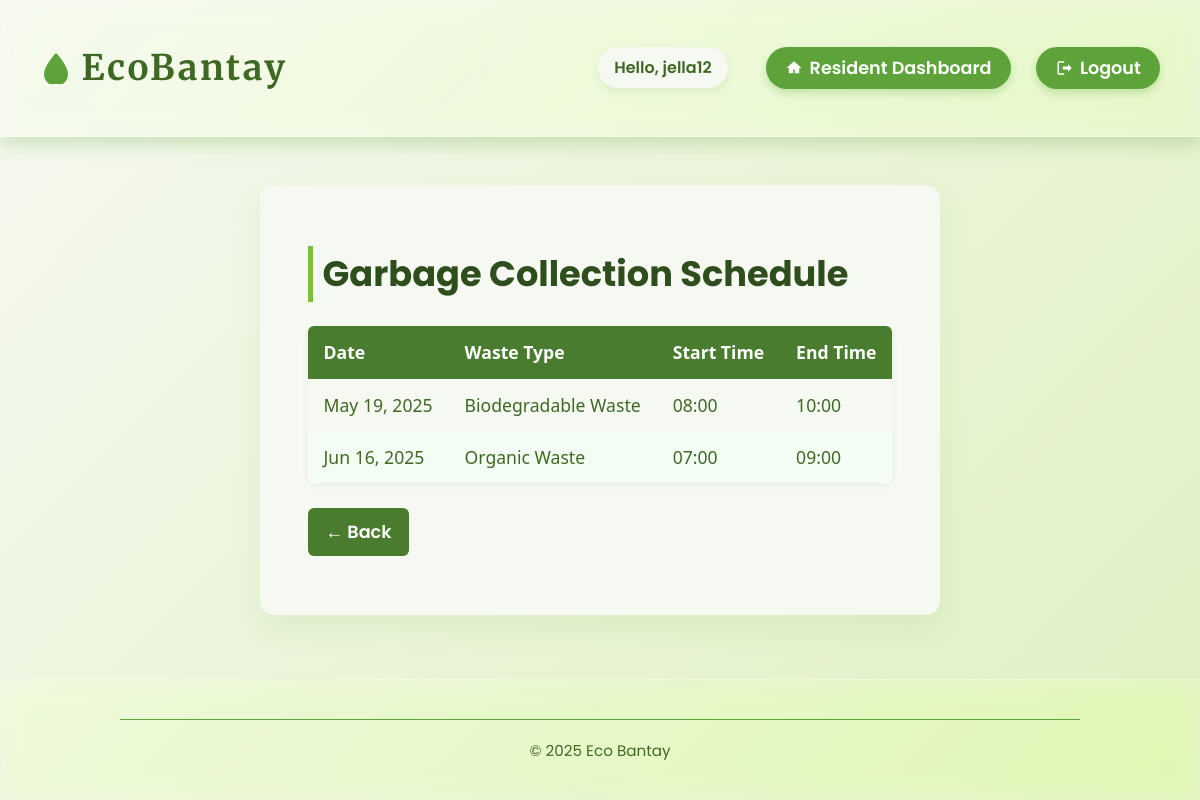
The app's page /schedules/ (signed in) with its own data.
### core/models.py (models this page shows, shortened)
class Schedule(models.Model):
    date = models.DateField()
    waste_type = models.CharField(max_length=100)
    start_time = models.TimeField(default="08:00:00")
    end_time = models.TimeField()

### core/views.py (the view)
# urls.py: path('schedules/', views.schedules, name='schedules'),
@login_required
def schedules(request):
    schedules = Schedule.objects.all().order_by('date')
    return render(request, 'core/schedules.html', {'schedules': schedules})

### core/templates/core/schedules.html (shortened to what this page needs)
{% extends "core/base.html" %}
{% block content %}
<h2>Garbage Collection Schedule</h2>
{% if schedules %}
    <table class="schedule-table">
        <thead>
            <tr>
                <th>Date</th>
                <th>Waste Type</th>
                <th>Start Time</th>
                <th>End Time</th>
            </tr>
        </thead>
        <tbody>
            {% for schedule in schedules %}
            <tr>
                <td>{{ schedule.date|date:"M d, Y" }}</td>
                <td>{{ schedule.waste_type }}</td>
                <td>{{ schedule.start_time|time:"H:i" }}</td>
                <td>{{ schedule.end_time|time:"H:i" }}</td>
            </tr>
            {% endfor %}
        </tbody>
    </table>
{% else %}
    <p class="text-muted">No garbage collection schedules available at the moment.</p>
{% endif %}
<a href="javascript:history.back()" class="btn-back">← Back</a>
{% endblock %}

### core/templates/core/base.html (shortened to what this page needs)
{% load static %}
<!DOCTYPE html>
<html lang="en">
<head>
  <link rel="stylesheet" href="{% static 'core/styles.css' %}">
</head>
<body>
  <header>
    <h1>
      <a href="{% url 'home' %}" aria-label="EcoBantay Home">
        <svg aria-hidden="true" focusable="false" viewBox="0 0 64 64" xmlns="http://www.w3.org/2000/svg">
          <path d="M32 2C21 13 8 32 8 44a24 24 0 0 0 48 0c0-12-13-31-24-42z" />
        </svg>
        EcoBantay
      </a>
    </h1>
    <nav>
      {% if user.is_authenticated %}
        <span class="greeting">Hello, {{ user.username }}</span>
        {% if user.is_superuser %}
          <a href="{% url 'admin_dashboard' %}" title="Admin Dashboard">
            <svg viewBox="0 0 24 24"><path d="M12 2L2 7v13h20V7z" /></svg>
            Admin Dashboard
          </a>
        {% else %}
          <a href="{% url 'resident_dashboard' %}" title="Resident Dashboard">
            <svg viewBox="0 0 24 24"><path d="M12 3L2 12h3v7h6v-5h2v5h6v-7h3z"/></svg>
            Resident Dashboard
          </a>
        {% endif %}
        <a href="{% url 'logout' %}" title="Logout">
          <svg viewBox="0 0 24 24"><path d="M16 17l5-5-5-5v3H9v4h7zM4 19v-14h7v-2H4a2 2 0 0 0-2 2v14a2 2 0 0 0 2 2h7v-2z"/></svg>
          Logout
        </a>
      {% endif %}
    </nav>
  </header>
  <main>
    {% block content %}{% endblock %}
  </main>
  <footer>
    <hr />
    <p>© 2025 Eco Bantay</p>
  </footer>
</body>
</html>

### core/templates/core/base.html (style rules this page uses)
:root { --green-dark: #3f6825; --green-mid: #5ea33a; --green-light: #a7d129; --cream-light: #f6f9f1; --text-dark: #254010; --shadow-color: rgba(94, 163, 58, 0.25); --glass-bg: rgba(255 255 255 / 0.2); --glass-border: rgba(255 255 255 / 0.3); }
*, *::before, *::after { box-sizing: border-box; }
body { margin: 0; font-family: 'Poppins', sans-serif; background: url('https://www.transparenttextures.com/patterns/leafy-green.png') repeat, linear-gradient(135deg, var(--cream-light), #dff0c1); color: var(--text-dark); min-height: 100vh; display: flex; flex-direction: column; -webkit-font-smoothing: antialiased; -moz-osx-font-smoothing: grayscale; scroll-behavior: smooth; }
body::before { content: ""; position: fixed; top: 20%; left: 5%; width: 150px; height: 150px; background: url('https://upload.wikimedia.org/wikipedia/commons/4/43/Leaf_icon.svg') no-repeat center/contain; opacity: 0.08; animation: floatLeaf 15s ease-in-out infinite; pointer-events: none; z-index: 0; }
header { background: var(--glass-bg); backdrop-filter: saturate(180%) blur(12px); -webkit-backdrop-filter: saturate(180%) blur(12px); border-bottom: 1px solid var(--glass-border); box-shadow: 0 8px 16px var(--shadow-color); padding: 1.5rem 2.5rem; display: flex; justify-content: space-between; align-items: center; position: sticky; top: 0; z-index: 1000; }
header h1 a { display: flex; align-items: center; color: var(--green-dark); font-family: 'Merriweather', serif; font-weight: 700; font-size: 2.2rem; letter-spacing: 2.5px; text-decoration: none; user-select: none; transition: color 0.3s ease; }
header h1 a svg { margin-right: 0.6rem; width: 32px; height: 32px; fill: var(--green-mid); transition: fill 0.3s ease; }
nav { display: flex; align-items: center; gap: 1.6rem; font-weight: 600; font-size: 1.1rem; color: var(--green-dark); user-select: none; flex-wrap: wrap; }
nav a { background-color: var(--green-mid); color: white; padding: 0.5rem 1.2rem; border-radius: 30px; text-decoration: none; box-shadow: 0 4px 8px rgba(94, 163, 58, 0.3); display: flex; align-items: center; gap: 0.4rem; transition: background-color 0.3s ease, transform 0.2s ease, box-shadow 0.3s ease; }
nav a svg { width: 18px; height: 18px; fill: white; flex-shrink: 0; }
nav span.greeting { color: var(--green-dark); font-weight: 600; font-size: 1rem; user-select: none; padding: 0.5rem 1rem; border-radius: 20px; background-color: var(--cream-light); box-shadow: 0 3px 8px rgba(94, 163, 58, 0.15); margin-right: 0.8rem; }
main { flex-grow: 1; max-width: 960px; margin: 3rem auto 4rem; padding: 2rem 3rem; background: var(--cream-light); border-radius: 14px; box-shadow: 0 12px 28px rgba(94, 163, 58, 0.1); color: var(--green-dark); line-height: 1.6; font-size: 1.1rem; }
footer { background: var(--glass-bg); backdrop-filter: saturate(180%) blur(12px); -webkit-backdrop-filter: saturate(180%) blur(12px); border-top: 1px solid var(--glass-border); padding: 1.4rem 2rem; text-align: center; color: var(--green-dark); font-size: 0.95rem; position: relative; user-select: none; }
footer::before { content: url('https://upload.wikimedia.org/wikipedia/commons/4/43/Leaf_icon.svg'); position: absolute; top: 0.4rem; left: 50%; transform: translateX(-50%); width: 28px; height: 28px; fill: var(--green-mid); opacity: 0.5; pointer-events: none; }
hr { border: none; height: 1.5px; background: var(--green-mid); max-width: 960px; margin: 1rem auto 1.2rem; border-radius: 3px; }

### core/templates/core/schedules.html (style rules this page uses)
h2 { font-size: 2.2rem; margin-bottom: 1.5rem; color: #2e4e1d; font-weight: 700; border-left: 5px solid #7bbf3a; padding-left: 10px; }
.schedule-table { width: 100%; border-collapse: collapse; margin-top: 10px; font-family: 'Segoe UI', sans-serif; box-shadow: 0 2px 10px rgba(0,0,0,0.05); border-radius: 6px; overflow: hidden; }
.schedule-table thead { background-color: #4a7c2f; color: #fff; }
.schedule-table th, .schedule-table td { padding: 12px 16px; text-align: left; }
.schedule-table tbody tr:nth-child(even) { background-color: #f3fdf3; }
.btn-back { display: inline-block; margin-top: 25px; padding: 10px 18px; background-color: #4a7c2f; color: #fff; text-decoration: none; border-radius: 6px; font-weight: 600; transition: background-color 0.25s ease, transform 0.25s ease; }

### records on screen
Schedule: date "May 19, 2025", waste_type "Biodegradable Waste", start_time "08:00", end_time "10:00"
Schedule: date "Jun 16, 2025", waste_type "Organic Waste", start_time "07:00", end_time "09:00"

### other values on screen
{{ user.username }} "jella12"
